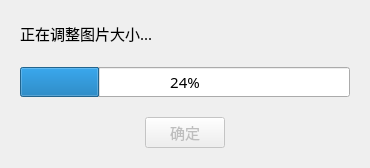
<?xml version="1.0" encoding="UTF-8"?>
<ui version="4.0">
 <class>Dialog</class>
 <widget class="QDialog" name="Dialog">
  <property name="geometry">
   <rect>
    <x>0</x>
    <y>0</y>
    <width>370</width>
    <height>168</height>
   </rect>
  </property>
  <property name="windowTitle">
   <string>Dialog</string>
  </property>
  <layout class="QGridLayout" name="gridLayout">
   <item row="0" column="0">
    <widget class="QWidget" name="widget" native="true">
     <property name="font">
      <font>
       <family>幼圆</family>
       <pointsize>11</pointsize>
      </font>
     </property>
     <layout class="QVBoxLayout" name="verticalLayout" stretch="0,0,0">
      <property name="spacing">
       <number>20</number>
      </property>
      <item alignment="Qt::AlignLeft">
       <widget class="QLabel" name="label">
        <property name="text">
         <string>正在调整图片大小...</string>
        </property>
       </widget>
      </item>
      <item>
       <widget class="QProgressBar" name="progressBar">
        <property name="layoutDirection">
         <enum>Qt::LeftToRight</enum>
        </property>
        <property name="value">
         <number>24</number>
        </property>
        <property name="textVisible">
         <bool>true</bool>
        </property>
        <property name="orientation">
         <enum>Qt::Horizontal</enum>
        </property>
        <property name="invertedAppearance">
         <bool>false</bool>
        </property>
        <property name="textDirection">
         <enum>QProgressBar::TopToBottom</enum>
        </property>
       </widget>
      </item>
      <item alignment="Qt::AlignHCenter">
       <widget class="QPushButton" name="pushButton">
        <property name="enabled">
         <bool>false</bool>
        </property>
        <property name="text">
         <string>确定</string>
        </property>
       </widget>
      </item>
     </layout>
    </widget>
   </item>
  </layout>
 </widget>
 <resources/>
 <connections/>
</ui>
